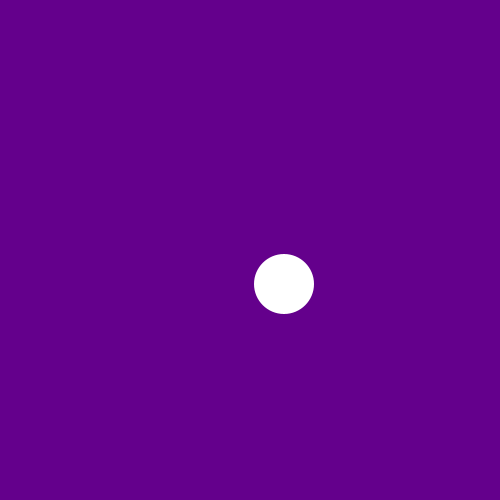
Frame 1 (no input)
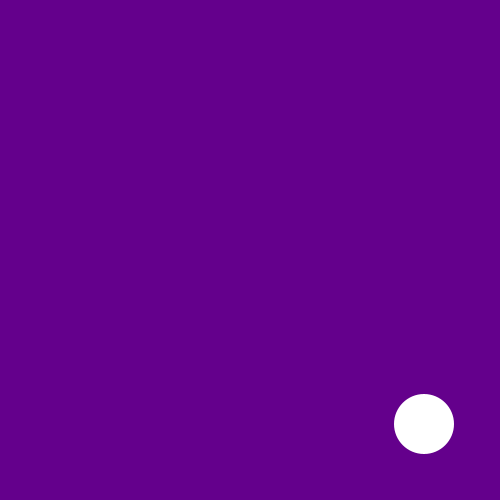
Frame 60 (the mouse pressed at the canvas centre just before this capture)
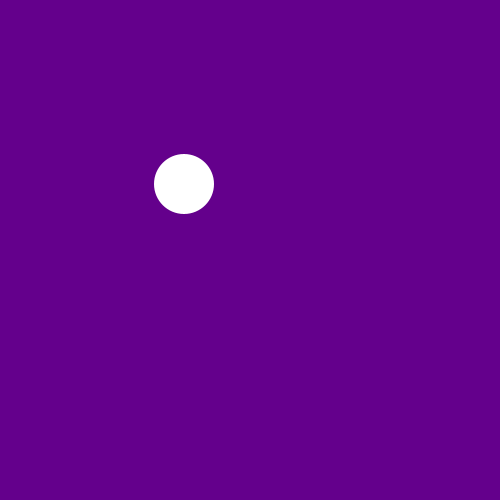
Frame 120 (the mouse held since frame 60 and released just before this capture)

The Processing sketch that drew these frames (run headless with seeded random() and noise(); from frame 60 on, the mouse is pressed at the canvas centre):

// Processing sketch: processing_33108
// ── processing_33108.pde



int size = 60;       // Width of the shape
float xpos, ypos;    // Starting position of shape    

float xspeed = 4;  // Speed of the shape
float yspeed = 4;  // Speed of the shape

int xdirection = 1;  // Left or Right
int ydirection = 1;  // Top to Bottom


void setup() 
{
  size(500, 500);
  noStroke();
  frameRate(30);
  smooth();
  // Set the starting position of the shape
  xpos = width/2;
  ypos = height/2;
}

void draw() 
{
  background(100,0,140);
  
  
  // Update the position of the shape
  xpos = xpos + ( xspeed * xdirection );
  ypos = ypos + ( yspeed * ydirection );
  
  // Test to see if the shape exceeds the boundaries of the screen
  // If it does, reverse its direction by multiplying by -1
  if (xpos > width-size || xpos < 0) {
    xdirection *= -1;
  }
  if (ypos > height-size || ypos < 0) {
    ydirection *= -1;
  }

if(dist (xpos, ypos, mouseX, mouseY) <= width/2) {
    ydirection *= -1;
}

if(dist (xpos, ypos, mouseX, mouseY) <= height/2) {
    ydirection *= -1;
}

  // Draw the shape
 
  ellipse(xpos+size/2, ypos+size/2, size, size);
}
